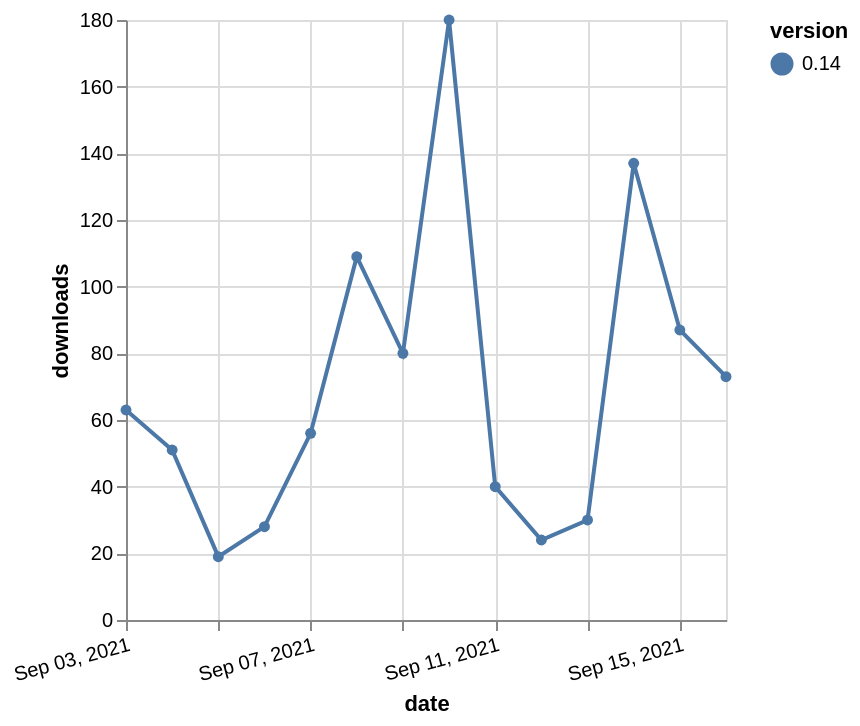

Write a Vega-Lite specification for this figure.
### Vega-Lite specification from a JSON file in a GitHub repository (floating-point values rounded to 4 significant figures)
{"$schema": "https://vega.github.io/schema/vega-lite/v5.json", "description": "A simple bar chart with embedded data.", "data": {"values": [{"date": "2021-09-03", "total": 73942, "delta": 63, "version": "0.14"}, {"date": "2021-09-04", "total": 73993, "delta": 51, "version": "0.14"}, {"date": "2021-09-05", "total": 74012, "delta": 19, "version": "0.14"}, {"date": "2021-09-06", "total": 74040, "delta": 28, "version": "0.14"}, {"date": "2021-09-07", "total": 74096, "delta": 56, "version": "0.14"}, {"date": "2021-09-08", "total": 74205, "delta": 109, "version": "0.14"}, {"date": "2021-09-09", "total": 74285, "delta": 80, "version": "0.14"}, {"date": "2021-09-10", "total": 74465, "delta": 180, "version": "0.14"}, {"date": "2021-09-11", "total": 74505, "delta": 40, "version": "0.14"}, {"date": "2021-09-12", "total": 74529, "delta": 24, "version": "0.14"}, {"date": "2021-09-13", "total": 74559, "delta": 30, "version": "0.14"}, {"date": "2021-09-14", "total": 74696, "delta": 137, "version": "0.14"}, {"date": "2021-09-15", "total": 74783, "delta": 87, "version": "0.14"}, {"date": "2021-09-16", "total": 74856, "delta": 73, "version": "0.14"}]}, "width": "container", "mark": {"type": "line", "point": {"filled": true}}, "encoding": {"x": {"field": "date", "type": "temporal", "timeUnit": "yearmonthdate", "title": "date", "axis": {"labelAngle": -15}}, "y": {"field": "delta", "type": "quantitative", "title": "downloads"}, "color": {"field": "version", "type": "nominal"}, "tooltip": {"field": "delta"}}}
